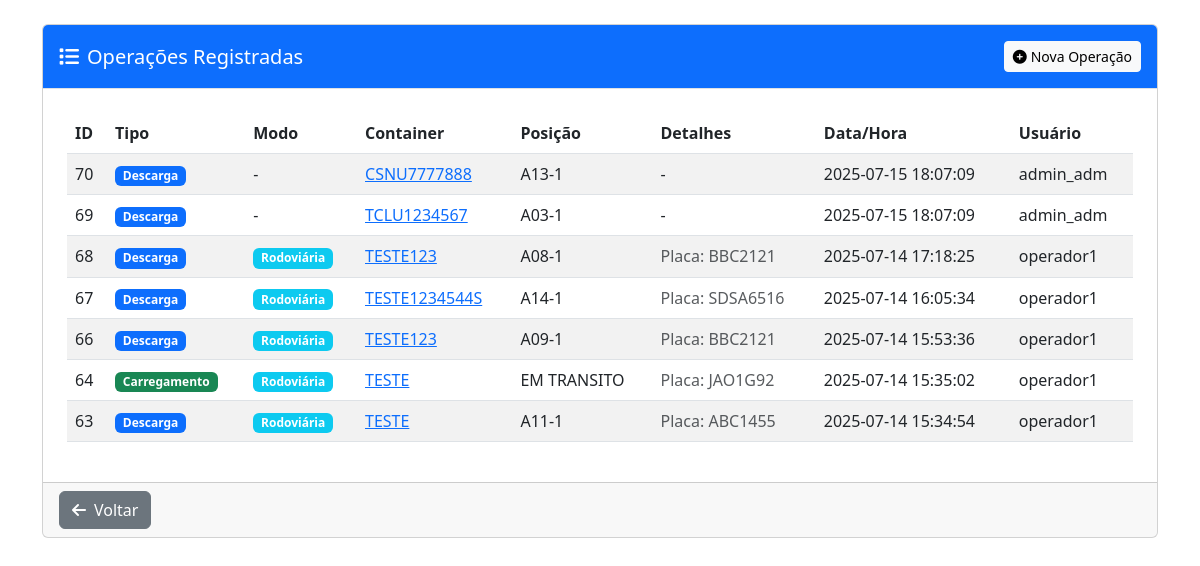
/operacoes/listar (signed in), run on the app's committed database.
### tables this page shows
CREATE TABLE operacoes (
        id INTEGER PRIMARY KEY AUTOINCREMENT,
        tipo TEXT NOT NULL,  -- 'descarga', 'movimentacao', 'carregamento'
        modo TEXT,  -- 'ferrovia', 'rodoviaria' (para descarga e carregamento)
        container_id INTEGER NOT NULL,
        posicao TEXT NOT NULL,
        placa TEXT,  -- para modo rodoviário
        vagao TEXT,  -- para modo ferroviário
        data_operacao TEXT NOT NULL,
        usuario_id INTEGER NOT NULL,
        observacoes TEXT, posicao_anterior TEXT, resultado_vistoria TEXT,
        FOREIGN KEY(container_id) REFERENCES containers(id),
        FOREIGN KEY(usuario_id) REFERENCES usuarios(id)
    );

CREATE TABLE containers (
        id INTEGER PRIMARY KEY AUTOINCREMENT,
        numero TEXT UNIQUE NOT NULL,
        status TEXT NOT NULL DEFAULT 'no patio',
        posicao_atual TEXT,
        data_criacao TEXT NOT NULL,
        ultima_atualizacao TEXT NOT NULL
    , unidade TEXT DEFAULT 'principal', tipo_container TEXT, tamanho TEXT, capacidade TEXT, tara TEXT, armador TEXT, booking TEXT);

CREATE TABLE usuarios (
        id INTEGER PRIMARY KEY AUTOINCREMENT,
        username TEXT UNIQUE NOT NULL,
        email TEXT UNIQUE NOT NULL,
        password_hash TEXT NOT NULL,
        nivel TEXT NOT NULL,
        created_at TEXT NOT NULL,
        last_login TEXT,
        ultima_alteracao_senha TEXT
    , nome TEXT, unidade TEXT DEFAULT "Rio de Janeiro", senha_temporaria INTEGER DEFAULT 0, primeiro_login INTEGER DEFAULT 1);

### routes/operacoes.py (the view)
@operacoes_bp.route('/listar')
@login_required
def listar_operacoes():
    try:
        db = get_db()
        cursor = db.cursor()
        cursor.execute('''
            SELECT o.*, c.numero as container_numero, u.username as usuario_nome
            FROM operacoes o
            JOIN containers c ON o.container_id = c.id
            JOIN usuarios u ON o.usuario_id = u.id
            ORDER BY o.data_operacao DESC
        ''')
        operacoes = cursor.fetchall()
        return render_template('operacoes/listar_operacoes.html', operacoes=operacoes)
    except Exception as e:
        logger.error(f"Erro ao listar operações: {e}")
        flash(f'Erro ao listar operações: {str(e)}', 'danger')
        return redirect(url_for('operacoes.index'))

### auth/routes.py (called while the page is built)
def login_required(f):
    @wraps(f)
    def decorated_function(*args, **kwargs):
        if 'username' not in session:
            flash('Você precisa fazer login para acessar esta página', 'danger')
            return redirect(url_for('auth.login'))
        return f(*args, **kwargs)
    return decorated_function

### db.py (called while the page is built)
def get_db():
    if 'db' not in g:
        try:
            g.db = sqlite3.connect(
                current_app.config['DATABASE'],
                detect_types=sqlite3.PARSE_DECLTYPES,
                timeout=30.0,  # 30 segundos de timeout
                isolation_level=None  # Autocommit mode
            )
            g.db.execute('PRAGMA busy_timeout = 10000;')  # 10 segundos
            g.db.row_factory = sqlite3.Row
            logger.debug("Nova conexão com o banco de dados estabelecida")
        except sqlite3.Error as e:
            logger.error(f"Erro ao conectar ao banco de dados: {e}")
            raise
    return g.db

### utils/permissions.py (called while the page is built)
def get_user_role():
    return session.get('role', None)

def has_role(required_role):
    user_role = get_user_role()
    if not user_role or user_role not in ROLES:
        return False
    return ROLES[user_role] >= ROLES[required_role]

### templates/operacoes/listar_operacoes.html (shortened to what this page needs)
{% extends "base.html" %}
{% block content %}
<div class="container py-4">
    <div class="row">
        <div class="col-md-12 mb-4">
            <div class="card">
                <div class="card-header bg-primary text-white">
                    <div class="d-flex justify-content-between align-items-center">
                        <h5 class="card-title mb-0">
                            <i class="fas fa-list me-2"></i>Operações Registradas
                        </h5>
                        <a href="{{ url_for('operacoes.nova_operacao') }}" class="btn btn-sm btn-light">
                            <i class="fas fa-plus-circle me-1"></i>Nova Operação
                        </a>
                    </div>
                </div>
                <div class="card-body">
                    <div class="table-responsive">
                        <table class="table table-striped table-hover" id="tabelaOperacoes">
                            <thead>
                                <tr>
                                    <th>ID</th>
                                    <th>Tipo</th>
                                    <th>Modo</th>
                                    <th>Container</th>
                                    <th>Posição</th>
                                    <th>Detalhes</th>
                                    <th>Data/Hora</th>
                                    <th>Usuário</th>
                                </tr>
                            </thead>
                            <tbody>
                                {% for operacao in operacoes %}
                                <tr>
                                    <td>{{ operacao.id }}</td>
                                    <td>
                                        {% if operacao.tipo == 'descarga' %}
                                        <span class="badge bg-primary">Descarga</span>
                                        {% elif operacao.tipo == 'movimentacao' %}
                                        <span class="badge bg-warning">Movimentação</span>
                                        {% elif operacao.tipo == 'carregamento' %}
                                        <span class="badge bg-success">Carregamento</span>
                                        {% endif %}
                                    </td>
                                    <td>
                                        {% if operacao.modo == 'rodoviaria' %}
                                        <span class="badge bg-info">Rodoviária</span>
                                        {% elif operacao.modo == 'ferrovia' %}
                                        <span class="badge bg-secondary">Ferroviária</span>
                                        {% else %}
                                        <span>-</span>
                                        {% endif %}
                                    </td>
                                    <td>
                                        <a href="{{ url_for('operacoes.detalhe_container', container_id=operacao.container_id) }}">
                                            {{ operacao.container_numero }}
                                        </a>
                                    </td>
                                    <td>{{ operacao.posicao }}</td>
                                    <td>
                                        {% if operacao.modo == 'rodoviaria' and operacao.placa %}
                                        <span class="text-muted">Placa: {{ operacao.placa }}</span>
                                        {% elif operacao.modo == 'ferrovia' and operacao.vagao %}
                                        <span class="text-muted">Vagão: {{ operacao.vagao }}</span>
                                        {% else %}
                                        <span>-</span>
                                        {% endif %}
                                    </td>
                                    <td>{{ operacao.data_operacao }}</td>
                                    <td>{{ operacao.usuario_nome }}</td>
                                </tr>
                                {% endfor %}
                            </tbody>
                        </table>
                    </div>
                </div>
                <div class="card-footer">
                    <a href="{{ url_for('operacoes.index') }}" class="btn btn-secondary">
                        <i class="fas fa-arrow-left me-2"></i>Voltar
                    </a>
                </div>
            </div>
        </div>
    </div>
</div>
{% endblock %}

### templates/base.html (shortened to what this page needs)
<!DOCTYPE html>
<html lang="pt-BR">
<head>
    <link href="https://cdn.jsdelivr.net/npm/bootstrap@5.3.0/dist/css/bootstrap.min.css" rel="stylesheet">
    <link rel="stylesheet" href="https://cdnjs.cloudflare.com/ajax/libs/font-awesome/6.4.0/css/all.min.css">
    <link rel="stylesheet" href="https://cdn.jsdelivr.net/npm/sweetalert2@11.7.0/dist/sweetalert2.min.css">
</head>
<body>
    {% block content %}{% endblock %}
</body>
</html>

### templates/base.html (style rules this page uses)
.card-header { background-color: #f8f9fa; border-bottom: 1px solid #dee2e6; padding: 1rem; }
.card-body { padding: 1.5rem; }

### data on the page
operacoes: id "70", tipo "Descarga", container_numero "CSNU7777888", posicao "A13-1", data_operacao "2025-07-15 18:07:09", usuario_nome "admin_adm"
operacoes: id "69", tipo "Descarga", container_numero "TCLU1234567", posicao "A03-1", data_operacao "2025-07-15 18:07:09", usuario_nome "admin_adm"
operacoes: id "68", tipo "Descarga", modo "Rodoviária", container_numero "TESTE123", posicao "A08-1", placa "BBC2121", data_operacao "2025-07-14 17:18:25", usuario_nome "operador1"
operacoes: id "67", tipo "Descarga", modo "Rodoviária", container_numero "TESTE1234544S", posicao "A14-1", placa "SDSA6516", data_operacao "2025-07-14 16:05:34", usuario_nome "operador1"
operacoes: id "66", tipo "Descarga", modo "Rodoviária", container_numero "TESTE123", posicao "A09-1", placa "BBC2121", data_operacao "2025-07-14 15:53:36", usuario_nome "operador1"
operacoes: id "64", tipo "Carregamento", modo "Rodoviária", container_numero "TESTE", posicao "EM TRANSITO", placa "JAO1G92", data_operacao "2025-07-14 15:35:02", usuario_nome "operador1"
operacoes: id "63", tipo "Descarga", modo "Rodoviária", container_numero "TESTE", posicao "A11-1", placa "ABC1455", data_operacao "2025-07-14 15:34:54", usuario_nome "operador1"
